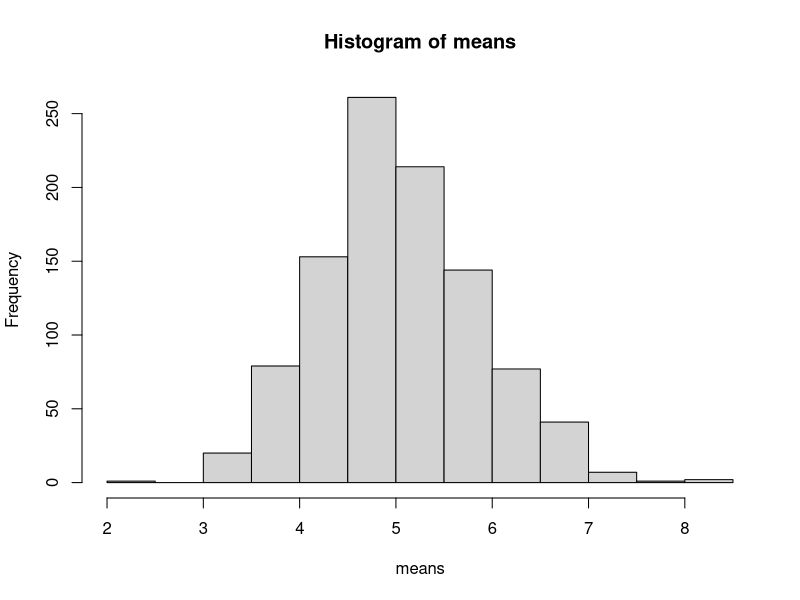
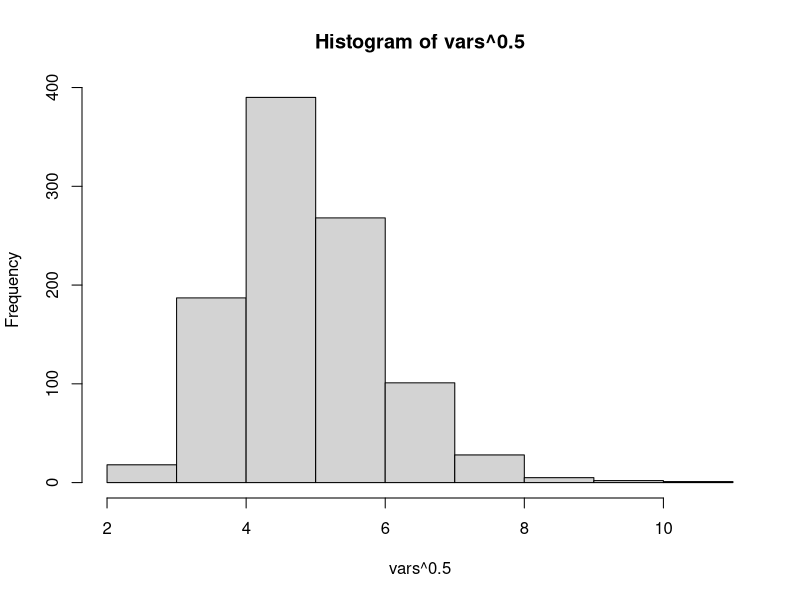

Reproduce these figures in R, in order.
## ---- chunk 1
set.seed(100)
sim <- 1000
means = NULL
vars = NULL
for (i in 1: sim){
        means <- c(means, mean(rexp(40,0.2)))
        vars <- c(vars, var(rexp(40,0.2)))
        }
## ---- chunk 2
hist(means)
## ---- chunk 3
mean(means)
## ---- chunk 4
hist(vars^0.5)
mean(vars^0.5)
## ---- chunk 5
quantile(means)
quantile(rnorm(1000,mean=mean(means), sd=sd(means)))
